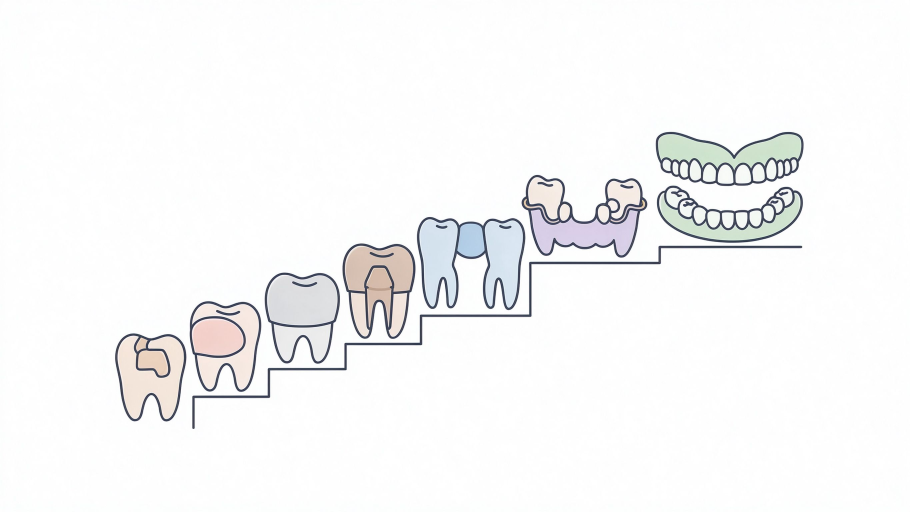
#> input picture 复习资料/口腔科学教学计划版/raw/m05_prosthesis_raw.jpg, 2730 x 1536 px, given in place of m01_facial_nerve_raw.jpg, which was not available (shown at 1/3 size)
$ python _analyze_annot_pos.py
#> lines starting #> are read from the running program, lines starting #| are printed output that depends on the picture; after the words box and inside, x2 and y2 are one past the last pixel; in counts of white or black regions, pixels touching at a corner belong together; pictures that were not available may be replaced by others from this repository, and a replacement may not be noted
# -*- coding: utf-8 -*-
"""v2：网格热区统计定位结构坐标（不依赖 scipy）"""
import io, sys, os, json
import numpy as np
from PIL import Image
sys.stdout = io.TextIOWrapper(sys.stdout.buffer, encoding='utf-8')

RAW = r'C:\Users\38063\Desktop\MedAgentWork\复习资料\口腔科学教学计划版\raw'

def load(name):
    im = Image.open(os.path.join(RAW, name)).convert('RGB')
    return im, np.asarray(im).astype(int)

def grid_stats(a, mask, nx=20, ny=20):
    H, W = a.shape[:2]
    stats = []
    for j in range(ny):
        for i in range(nx):
            x0, x1 = int(W * i / nx), int(W * (i + 1) / nx)
            y0, y1 = int(H * j / ny), int(H * (j + 1) / ny)
            n = int(mask[y0:y1, x0:x1].sum())
            if n > 0:
                stats.append({'cx': round((x0 + x1) / 2 / W * 1000),
                              'cy': round((y0 + y1) / 2 / H * 1000),
                              'n': n})
    return stats

def yel(a):
    r, g, b = a[..., 0], a[..., 1], a[..., 2]
    return (r > 190) & (g > 160) & (b < 150) & (r > b + 60)

def red(a):
    r, g, b = a[..., 0], a[..., 1], a[..., 2]
    return (r > 200) & (g < 145) & (b < 145) & (r - g > 70)

def nonwhite(a):
    r, g, b = a[..., 0], a[..., 1], a[..., 2]
    return (r < 245) | (g < 245) | (b < 245)

def angle_buckets(mask, k=10):
    """相对质心按角度分桶取每桶最远点"""
    ys, xs = np.where(mask)
    if len(ys) < 100:
        return []
    cy, cx = ys.mean(), xs.mean()
    ang = np.degrees(np.arctan2(-(ys - cy), xs - cx)) % 360
    dist = (xs - cx) ** 2 + (ys - cy) ** 2
    pts = []
    for bi in range(k):
        lo, hi = bi * 360 / k, (bi + 1) * 360 / k
        sel = (ang >= lo) & (ang < hi)
        if sel.sum() == 0:
            continue
        j = np.argmax(dist[sel])
        idx = np.where(sel)[0][j]
        pts.append({'ang': round((lo + hi) / 2), 'x': round(xs[idx] / mask.shape[1] * 1000),
                    'y': round(ys[idx] / mask.shape[0] * 1000)})
    return pts

def xband_ycentroid(a, mask, nx=16):
    """按 x 分桶，输出每桶非白像素 y 质心与总量（阶梯图定位）"""
    H, W = a.shape[:2]
    out = []
    for i in range(nx):
        x0, x1 = int(W * i / nx), int(W * (i + 1) / nx)
        seg = mask[:, x0:x1]
        n = int(seg.sum())
        if n == 0:
            out.append({'x': round((x0 + x1) / 2 / W * 1000), 'n': 0, 'ycen': None})
            continue
        ys, _ = np.where(seg)
        out.append({'x': round((x0 + x1) / 2 / W * 1000), 'n': n,
                    'ycen': round(ys.mean() / H * 1000)})
    return out

def analyze(name):
    im, a = load(name)
    H, W = a.shape[:2]
    res = {'file': name}
    if 'nerve' in name:
        m = yel(a)
        res['angle_pts'] = angle_buckets(m, 10)
        res['nerve_grid'] = grid_stats(a, m, 10, 10)
    elif 'gvp' in name:
        m = nonwhite(a)
        res['xband'] = xband_ycentroid(a, m, 16)
        # 深棕/暗色（牙周袋、骨吸收）
        r, g, b = a[..., 0], a[..., 1], a[..., 2]
        dark = (r < 215) & (g < 165) & (b < 160) & (r > 90)
        res['dark_grid'] = grid_stats(a, dark, 16, 12)
        # 粉色牙龈（近牙颈）
        pink = (r > 215) & (g > 165) & (g < 215) & (b > 160) & (b < 215)
        res['pink_grid'] = grid_stats(a, pink, 16, 12)
    elif 'rau' in name:
        m = red(a)
        res['red_grid'] = grid_stats(a, m, 16, 16)
        res['red_n'] = int(m.sum())
    elif 'precancer' in name:
        m = red(a)
        res['red_grid'] = grid_stats(a, m, 16, 16)
        r, g, b = a[..., 0], a[..., 1], a[..., 2]
        white = (r > 240) & (g > 225) & (b > 210) & ((r < 255) | (g < 255))
        res['white_grid'] = grid_stats(a, white, 16, 16)
    elif 'prosthesis' in name:
        m = nonwhite(a)
        res['xband'] = xband_ycentroid(a, m, 14)
    elif 'facial' in name:
        m = nonwhite(a)
        res['xband'] = xband_ycentroid(a, m, 10)
    return res

names = ['m01_facial_nerve_raw.jpg', 'm03_gvp_raw.jpg', 'm04_rau_raw.jpg',
         'm04_precancer_raw_v2.jpg', 'm05_prosthesis_raw_v2.jpg', 'm09_facial_palsy_raw.jpg']
out = [analyze(n) for n in names]
#> in load, im is the input picture: PIL image 2730x1536 RGB; mean R, G, B 246.9, 247, 247.3
#> in yel, `r, g, b = a[..., 0], a[..., 1], a[..., 2]`: r: shape (1536, 2730) int64; 242 distinct labels, from 14 to 255
#> in yel, `r, g, b = a[..., 0], a[..., 1], a[..., 2]`: g: shape (1536, 2730) int64; 236 distinct labels, from 18 to 255
#> in yel, `r, g, b = a[..., 0], a[..., 1], a[..., 2]`: b: shape (1536, 2730) int64; 226 distinct labels, from 29 to 255
#> in yel, `return (r > 190) & (g > 160) & (b < 150) & (r > b + 60)`:
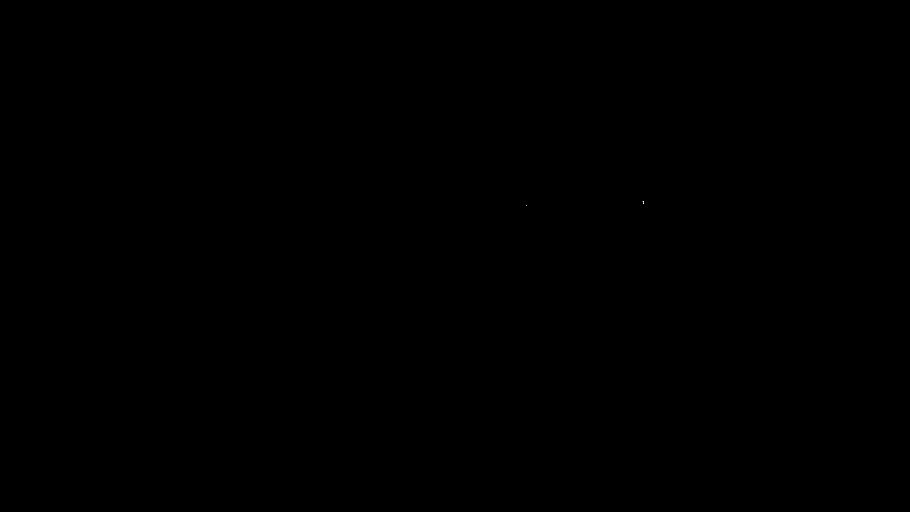
#> returned value: shape (1536, 2730) bool (shown at 1/3 size); 0% white in thin lines or dots, all inside (x1, y1, x2, y2) = (1578, 603, 1932, 618)
#> in angle_buckets, `ys, xs = np.where(mask)`: ys = [603, 603, 604, 605, 607, 608, 609, 610, 610, 610, 611, 617, 617]; xs = [1928, 1929, 1929, 1930, 1930, 1930, 1930, 1929, 1930, 1931, 1931, 1578, 1579]
#> after the loop in grid_stats, `for j in range(ny):`: stats = 2 items
#> call 2 of analyze, with name = 'm03_gvp_raw.jpg'
#> call 2 of load, with name = 'm03_gvp_raw.jpg'
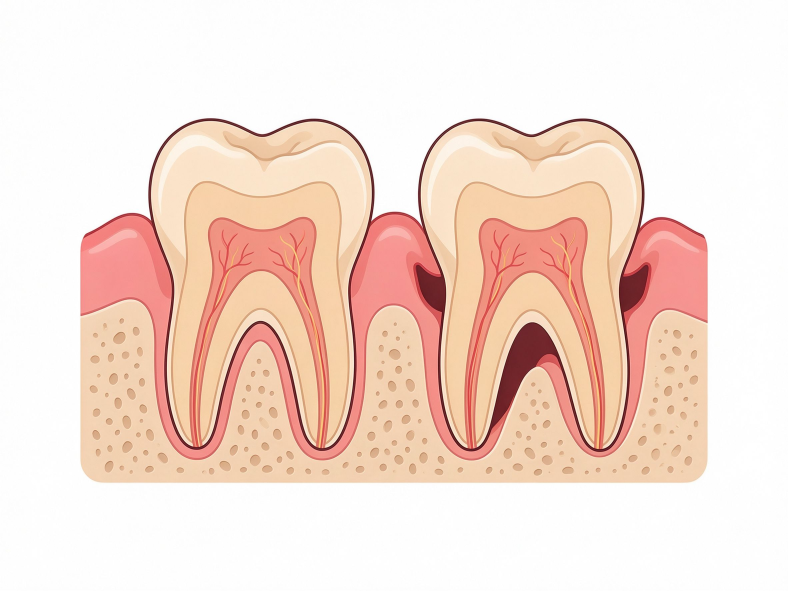
#> input picture 复习资料/口腔科学教学计划版/raw/m03_gvp_raw.jpg, 2364 x 1773 px, found by its file name (shown at 1/3 size)
#> in load, im is the input picture: PIL image 2364x1773 RGB; mean R, G, B 245.4, 222.4, 211.4
#> in nonwhite, `return (r < 245) | (g < 245) | (b < 245)`: returned value: shape (1773, 2364) bool; 44.3% white; 249 white regions (248 under 20 px), largest, box (x1, y1, x2, y2) and area: (240, 352, 2126, 1452) 1856481
#> the loop in xband_ycentroid, `for i in range(nx):` made 16 passes
#> n on passes 1 to 12: 0, 40399, 118544, 153215, 160061, 157386, 161128, 138291, 133328, 160753, 157796, 160457
#> after the loop in xband_ycentroid, `for i in range(nx):`: seg: shape (1773, 148) bool; every value is 0
#> after the loop in xband_ycentroid, `for i in range(nx):`: out = 16 items
#> in analyze (call 2), `dark = (r < 215) & (g < 165) & (b < 160) & (r > 90)`: dark: shape (1773, 2364) bool; 3.7% white; 1632 white regions (1298 under 20 px), largest, box (x1, y1, x2, y2) and area: (242, 355, 2123, 1381) 113410, (1393, 651, 1815, 1331) 4684, (595, 808, 960, 1322) 4366
#> in analyze (call 2), `pink = (r > 215) & (g > 165) & (g < 215) & (b > 160) & (b < 215)`:
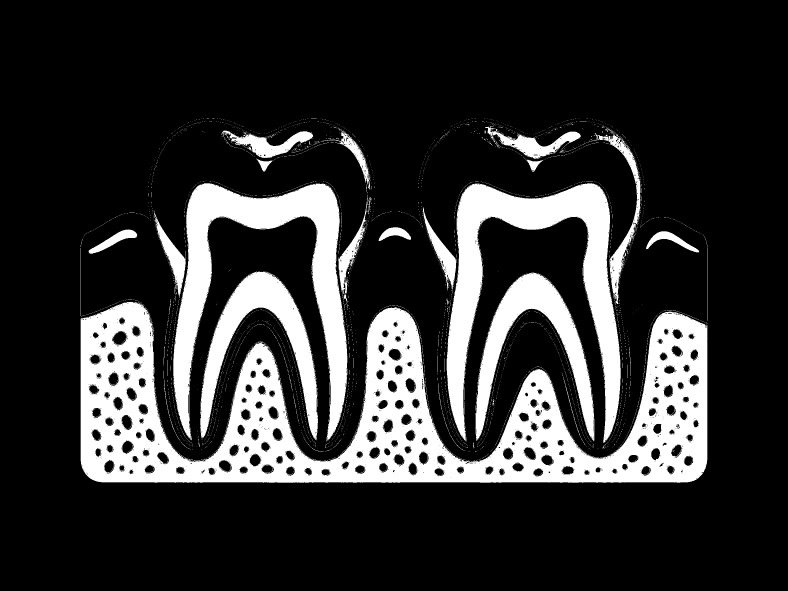
#> pink: shape (1773, 2364) bool (shown at 1/3 size); 19.9% white; 5350 white regions (5278 under 20 px), largest, box (x1, y1, x2, y2) and area: (242, 906, 2122, 1448) 426697, (1340, 550, 1862, 1329) 116418, (520, 550, 1042, 1325) 115857
#> call 3 of load, with name = 'm04_rau_raw.jpg'
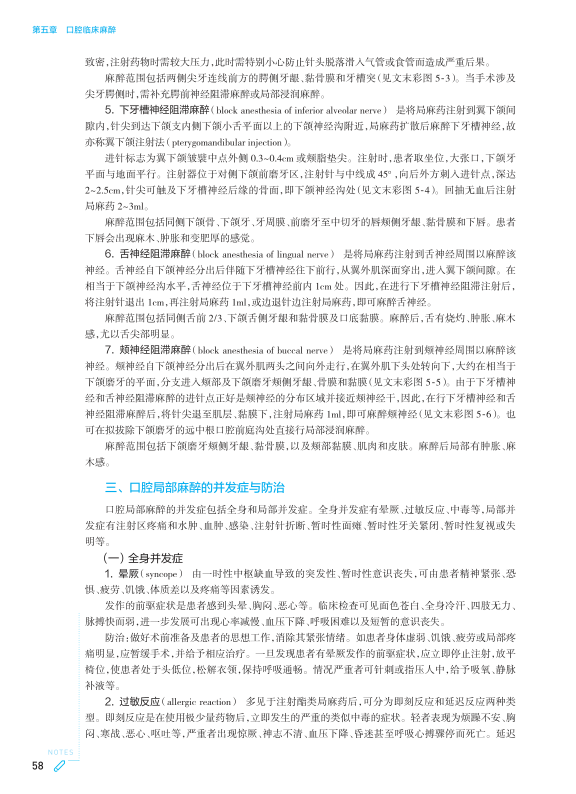
#> input picture 复习资料/口腔科学教学计划版/raw/m06_ianb_p57.png, 1151 x 1588 px, given in place of m04_rau_raw.jpg, which was not available (shown at 1/2 size)
#> in load, im is the input picture: PIL image 1151x1588 RGB; mean R, G, B 242.6, 242.8, 242.9
#> in red, `r, g, b = a[..., 0], a[..., 1], a[..., 2]`: r: shape (1588, 1151) int64; 256 distinct labels, from 0 to 255
#> in red, `r, g, b = a[..., 0], a[..., 1], a[..., 2]`:
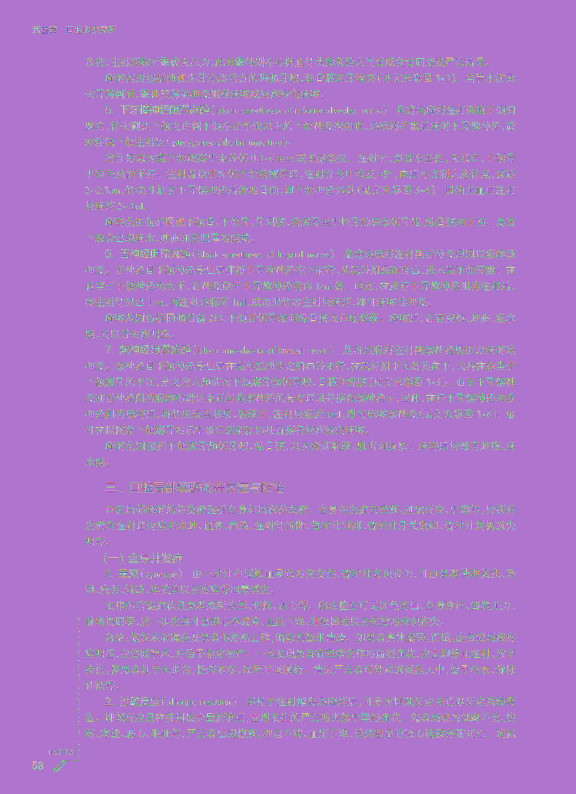
#> g: shape (1588, 1151) int64 (shown at 1/2 size); 225 distinct labels, from 31 to 255; one colour per label, 0 black
#> in red, `r, g, b = a[..., 0], a[..., 1], a[..., 2]`: b: shape (1588, 1151) int64; 225 distinct labels, from 31 to 255
#> in red, `return (r > 200) & (g < 145) & (b < 145) & (r - g > 70)`: returned value: shape (1588, 1151) bool; every value is 0
#> call 4 of load, with name = 'm04_precancer_raw_v2.jpg'
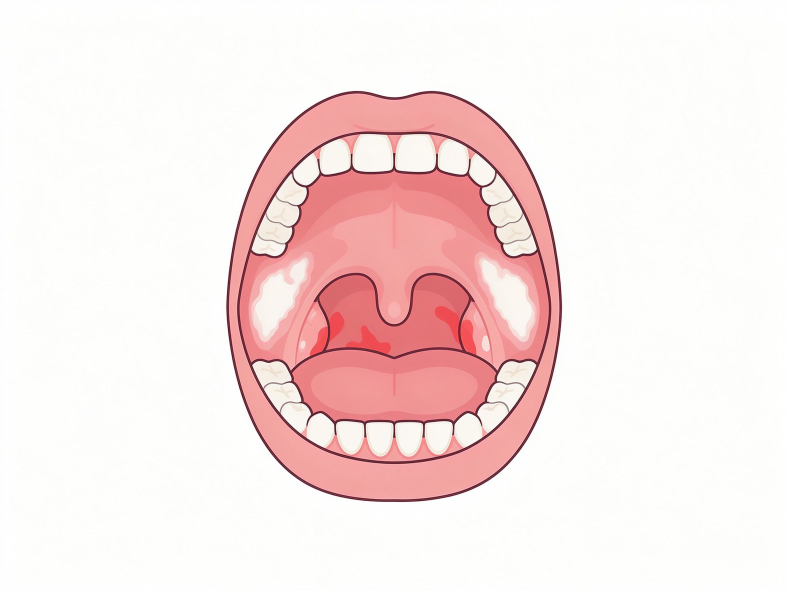
#> input picture 复习资料/口腔科学教学计划版/raw/m04_precancer_raw_v2.jpg, 2364 x 1773 px, found by its file name (shown at 1/3 size)
#> in load, im is the input picture: PIL image 2364x1773 RGB; mean R, G, B 247.9, 230.5, 229.1
#> in red (call 2), `r, g, b = a[..., 0], a[..., 1], a[..., 2]`: r: shape (1773, 2364) int64; 227 distinct labels, from 28 to 255
#> in red (call 2), `r, g, b = a[..., 0], a[..., 1], a[..., 2]`: g: shape (1773, 2364) int64; 256 distinct labels, from 0 to 255
#> in red (call 2), `r, g, b = a[..., 0], a[..., 1], a[..., 2]`: b: shape (1773, 2364) int64; 256 distinct labels, from 0 to 255
#> in red (call 2), `return (r > 200) & (g < 145) & (b < 145) & (r - g > 70)`: returned value: shape (1773, 2364) bool; 5.5% white; 1277 white regions (1243 under 20 px), largest, box (x1, y1, x2, y2) and area: (850, 509, 1514, 771) 75100, (958, 826, 1406, 1070) 71459, (879, 1051, 1486, 1265) 46157
#> in analyze (call 4), `white = (r > 240) & (g > 225) & (b > 210) & ((r < 255) | (g < 255))`: white: shape (1773, 2364) bool; 73.5% white; 10022 black regions (6392 under 20 px), largest, box (x1, y1, x2, y2) and area: (678, 272, 1687, 1506) 835470, (1984, 5, 2145, 72) 3848, (2328, 1168, 2364, 1328) 2946
#> in nonwhite (call 2), `return (r < 245) | (g < 245) | (b < 245)`: returned value: shape (1588, 1151) bool; 11.2% white in thin lines or dots, all inside (x1, y1, x2, y2) = (65, 51, 1032, 1544)
#> the loop in xband_ycentroid (call 2), `for i in range(nx):` made 14 passes
#> n on passes 1 to 12: 348, 1366, 18553, 24313, 23039, 21126, 19902, 18452, 17765, 18059, 16507, 16020
#> pass 3, in xband_ycentroid (call 2), `seg = mask[:, x0:x1]`:
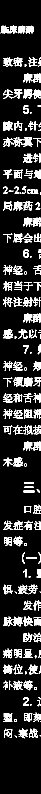
#> seg: shape (1588, 82) bool (shown at 1/2 size); 14.2% white in thin lines or dots, all inside (x1, y1, x2, y2) = (0, 51, 82, 1477)
#> after the loop in xband_ycentroid (call 2), `for i in range(nx):`: seg: shape (1588, 83) bool; every value is 0
#> after the loop in xband_ycentroid (call 2), `for i in range(nx):`: out = 14 items
#> (the run stopped early here; a loop or call above may not have finished)
